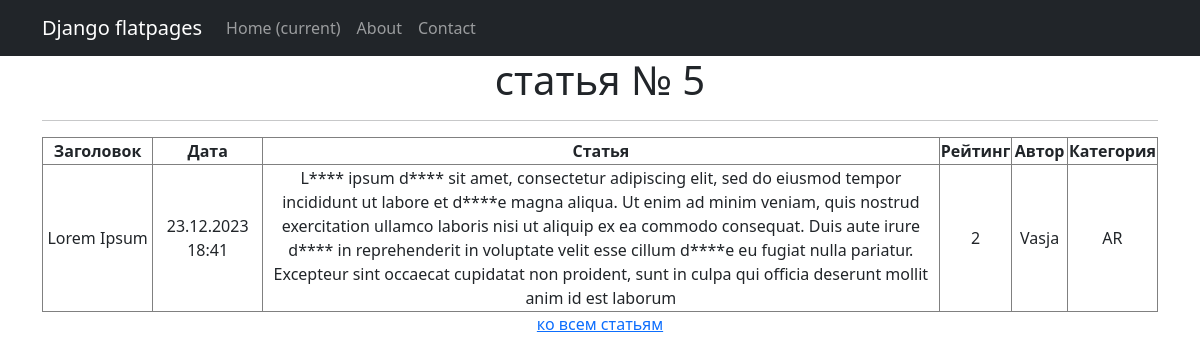
Screenshot of /artikulls/5/ with the database file from the repository.
### sajt/models.py (models this page shows, shortened)
class Post(models.Model):
    artikul = 'AR'
    news = 'NE'
    POSITIONS = [
        (artikul, 'статья'),
        (news, 'новость'),
    ]
    author = models.ForeignKey(Author, on_delete=models.CASCADE)
    type = models.CharField(max_length = 2, choices = POSITIONS, default=news, blank=True)
    datetime_in = models.DateTimeField(auto_now_add = True)
    head = models.CharField(max_length = 255)
    tekst = models.TextField()
    rating = models.IntegerField(default = 0)
    category = models.ManyToManyField(Category, through='PostCategory')

class Author(models.Model):
    rating = models.IntegerField(default = 0)
    user = models.OneToOneField(User, on_delete=models.CASCADE)

### sajt/views.py (the view)
# urls.py: path('artikulls/<int:pk>/', ArtikullsDetail.as_view(), name= 'artikulls_detail'),
class ArtikullsDetail(DetailView):
    model = Post
    template_name = 'artikull.html'
    context_object_name = 'artikull'

### sajt/templatetags/censor_filters.py (called while the page is built)
@register.filter()
def censor(value):
   L = value.split()
   for i in STOP_WORDS:
      for j in L:
         wordi = i.lower()
         wordj = j.lower()
         if wordi == wordj:
            new_word = j[0] + '*' * (len(j) - 1)
            value = value.replace(j, new_word)
   return f'{value}'

### templates/artikull.html (shortened to what this page needs)
{% extends 'flatpages/default.html' %}
 {% load censor_filters %}
{% block content %}
   <h1>статья № {{ artikull.id }}</h1>
   <hr>
   {% if artikull.type == 'AR' %}
       <table class="table-bordered" width="100%">
           <tr>
               <th>Заголовок</th>
               <th>Дата</th>
               <th>Статья</th>
               <th>Рейтинг</th>
               <th>Автор</th>
               <th>Категория</th>
           </tr>
           <tr align="center">
               <td width="10%">{{ artikull.head }}</td>
               <td width="10%">{{ artikull.datetime_in|date:'d.m.Y H:i' }}</td>
               <td width="64%">{{ artikull.tekst|censor }}</td>
               <td width="6%">{{ artikull.rating }}</td>
               <td width="5%">{{ artikull.author.user.username }}</td>
               <td width="5%">{{ artikull.type }}</td>
           </tr>
       </table>
   {% else %}
       <h2>Статьёв нет!</h2>
   {% endif %}
<p><a href="/artikulls/">ко всем статьям</a></p>
{% endblock content %}

### rows the page displays
Post: id "5", head "Lorem Ipsum", datetime_in "23.12.2023 18:41", tekst|censor "L**** ipsum d**** sit amet, consectetur adipiscing elit, sed do eiusmod tempor incididunt ut labore et d****e magna aliqua. Ut enim ad minim veniam, quis nostrud exercitation ullamco laboris nisi ut aliquip ex ea commodo consequat. Duis aute irure d**** in reprehenderit in voluptate velit esse cillum d****e eu fugiat nulla pariatur. Excepteur sint occaecat cupidatat non proident, sunt in culpa qui officia deserunt mollit anim id est laborum", rating "2", author.user.username "Vasja", type "AR"
